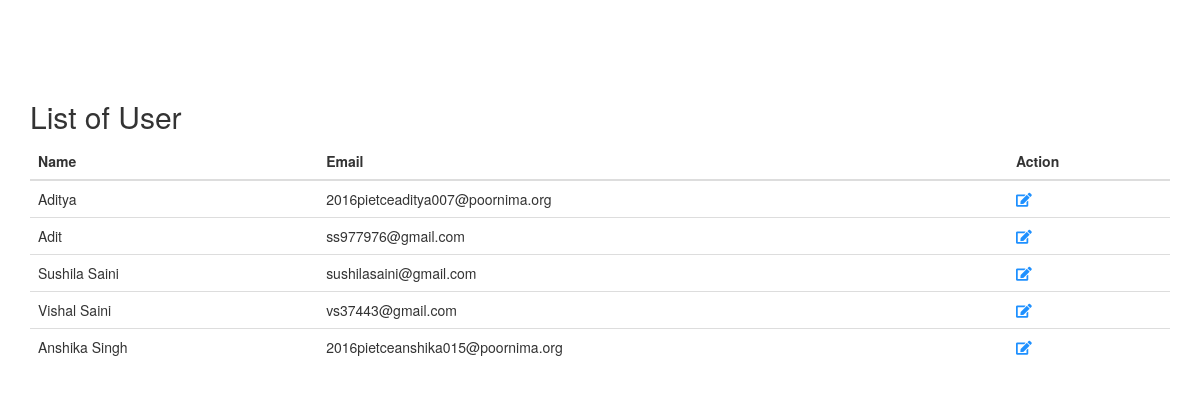
The page / on the database its author committed.
### tables this page shows
CREATE TABLE `user` (
  `id` int(11) NOT NULL,
  `name` varchar(100) NOT NULL,
  `aadhar` varchar(50) NOT NULL,
  `email` varchar(150) NOT NULL,
  `password` varchar(150) NOT NULL,
  `type` int(11) NOT NULL DEFAULT '0',
  `active` int(11) NOT NULL DEFAULT '0',
  `status` int(11) DEFAULT NULL
);

### index.php (the view, shortened to what this page needs)
 <?php
  include 'connection.php';
 ?>
<!DOCTYPE html>
<html lang="en">
<head>
  <link rel="stylesheet" href="https://maxcdn.bootstrapcdn.com/bootstrap/3.3.7/css/bootstrap.min.css">
  <link rel="stylesheet" href="https://use.fontawesome.com/releases/v5.5.0/css/all.css">
</head>
<body>
<div class="container">
<br/>
<br/>
<br/>
<br/>
  <h2>List of User</h2>
  <table class="table">
    <thead>
      <tr>
        <th>Name</th>
        <th>Email</th>
        <th>Action</th>
      </tr>
    </thead>
    <tbody>
      <?php
		  $sql = "SELECT * FROM user";
		  $result = mysqli_query($connection,$sql);
             while ($row = mysqli_fetch_assoc($result)){ ?>
              <tr id="<?php echo $row['id']; ?>">
                <td data-target="name"><?php echo $row['name']; ?></td>
                <td data-target="email"><?php echo $row['email']; ?></td>
                <td><i class="fas fa-edit" href="#" data-role="update" data-id="<?php echo $row['id'] ;?>"></td>
              </tr>
         <?php }
       ?>
    </tbody>
  </table>
</div>
</body>
</html>

### index.php (style rules this page uses)
i { color: dodgerblue; }

### rows shown on the page
user: name "Aditya", email "2016pietceaditya007@poornima.org"
user: name "Adit", email "ss977976@gmail.com"
user: name "Sushila Saini", email "sushilasaini@gmail.com"
user: name "Vishal Saini", email "vs37443@gmail.com"
user: name "Anshika Singh", email "2016pietceanshika015@poornima.org"
